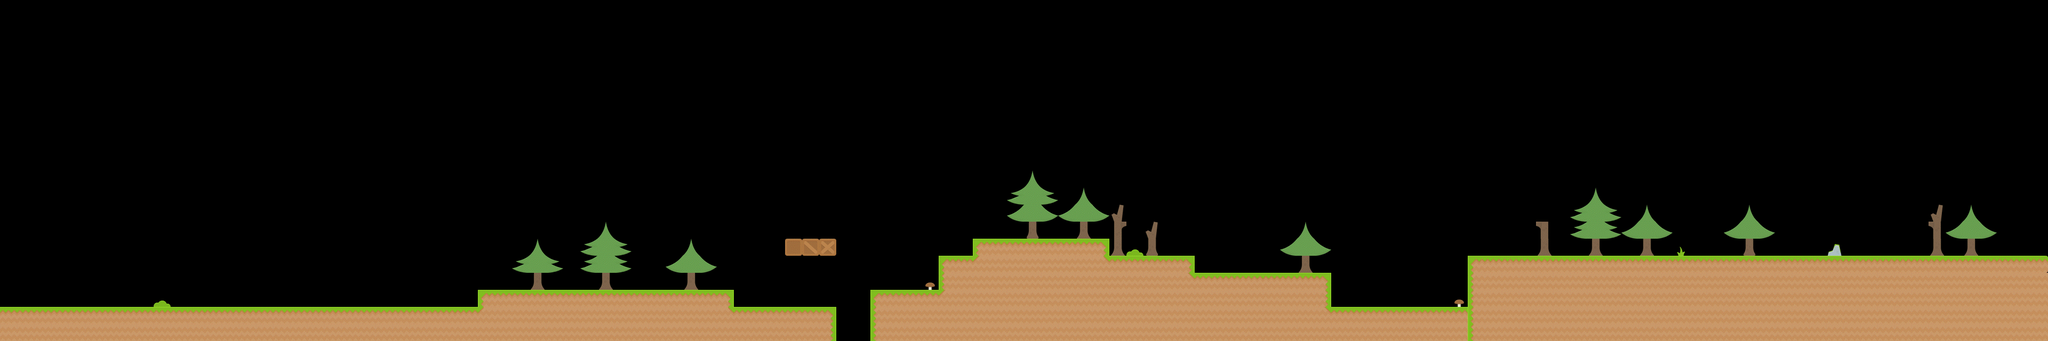

Rendered tile map (Tiled .tmx) drawn with the repository's tilesets; below, a short description and the map source with its tile grids summarised:
An orthogonal 120x20 tile map with 32x32 px tiles, 3 tile layers (tileLayer, hazardLayer, elementLayer), 2 tilesets and 7 objects (3x destroy, player, exit, walker, helmetgreen).

<map version="1.0" orientation="orthogonal" renderorder="right-down" width="120" height="20" tilewidth="32" tileheight="32" nextobjectid="62">
 <tileset firstgid="1" name="world1" tilewidth="32" tileheight="32" spacing="8" margin="4" tilecount="36" columns="36">
  <image source="world1.png" width="1440" height="40" />
 </tileset>
 <tileset firstgid="37" name="elements1" tilewidth="32" tileheight="32" spacing="8" margin="4" tilecount="40" columns="40">
  <image source="elements1.png" width="1600" height="40" />
 </tileset>
 <layer name="tileLayer" width="120" height="20">
  <data>[2400 cells, 429 non-empty, 14 distinct tile ids]</data>
 </layer>
 <objectgroup name="gameObjects">
  <object id="1" name="player" x="64" y="512" width="32" height="64" />
  <object id="53" name="exit" x="3776" y="384" width="64" height="96" />
  <object id="60" name="walker" x="3392" y="416" width="32" height="64" />
  <object id="61" name="helmetgreen" x="2304" y="416" width="32" height="32" />
 </objectgroup>
 <objectgroup name="interactionObjects">
  <object id="54" name="destroy" x="1472" y="448" width="32" height="32" />
  <object id="55" name="destroy" x="1504" y="448" width="32" height="32" />
  <object id="56" name="destroy" x="1536" y="448" width="32" height="32" />
 </objectgroup>
 <layer name="hazardLayer" width="120" height="20">
  <data>[2400 cells, 1 non-empty, 1 distinct tile ids]</data>
 </layer>
 <layer name="elementLayer" width="120" height="20">
  <data>[2400 cells, 75 non-empty, 15 distinct tile ids]</data>
 </layer>
</map>
